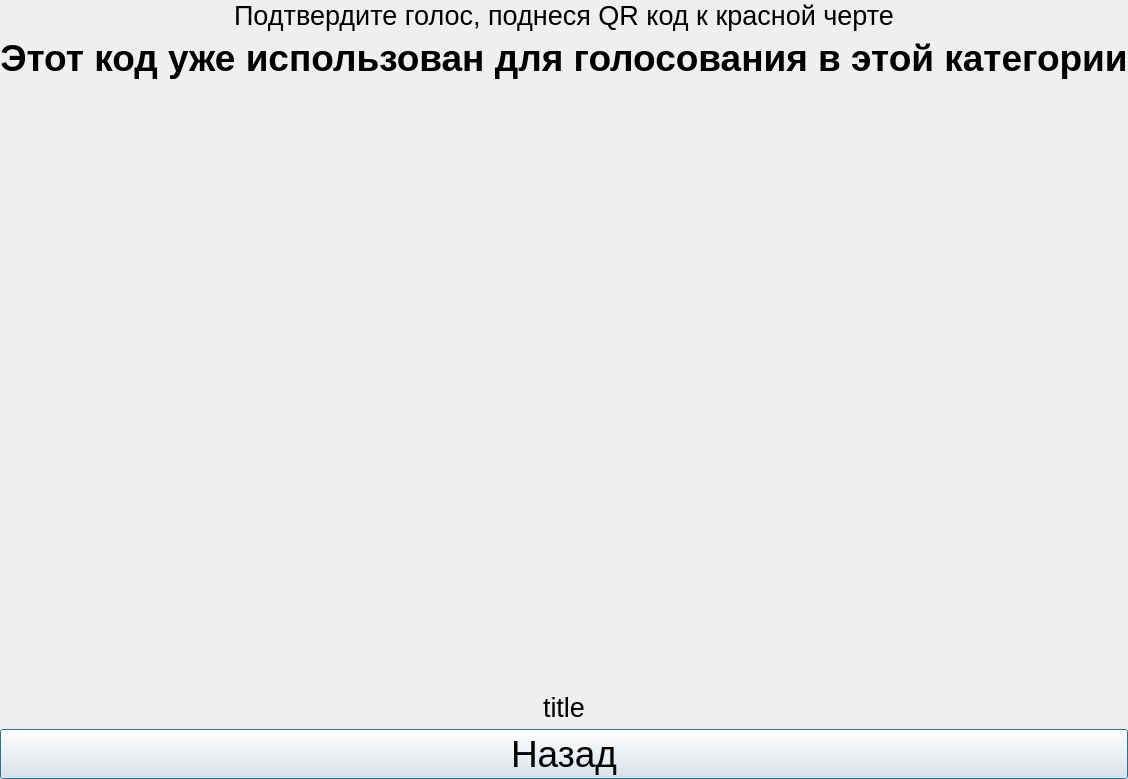
<?xml version="1.0" encoding="UTF-8"?>
<ui version="4.0">
 <class>VoteDialog</class>
 <widget class="QDialog" name="VoteDialog">
  <property name="geometry">
   <rect>
    <x>0</x>
    <y>0</y>
    <width>655</width>
    <height>778</height>
   </rect>
  </property>
  <property name="windowTitle">
   <string>Dialog</string>
  </property>
  <property name="styleSheet">
   <string notr="true">QDialog {
	border-image:url(:/images/theme16x9);
}</string>
  </property>
  <layout class="QVBoxLayout" name="verticalLayout">
   <property name="leftMargin">
    <number>0</number>
   </property>
   <property name="topMargin">
    <number>0</number>
   </property>
   <property name="rightMargin">
    <number>0</number>
   </property>
   <property name="bottomMargin">
    <number>0</number>
   </property>
   <item>
    <widget class="QLabel" name="label">
     <property name="maximumSize">
      <size>
       <width>16777215</width>
       <height>50</height>
      </size>
     </property>
     <property name="font">
      <font>
       <pointsize>20</pointsize>
      </font>
     </property>
     <property name="text">
      <string>Подтвердите голос, поднеся QR код к красной черте</string>
     </property>
     <property name="alignment">
      <set>Qt::AlignCenter</set>
     </property>
     <property name="wordWrap">
      <bool>true</bool>
     </property>
     <property name="margin">
      <number>0</number>
     </property>
    </widget>
   </item>
   <item>
    <widget class="QLabel" name="lblVoteStatus">
     <property name="maximumSize">
      <size>
       <width>16777215</width>
       <height>50</height>
      </size>
     </property>
     <property name="font">
      <font>
       <pointsize>28</pointsize>
       <weight>75</weight>
       <bold>true</bold>
       <strikeout>false</strikeout>
       <stylestrategy>PreferDefault</stylestrategy>
      </font>
     </property>
     <property name="text">
      <string>Этот код уже использован для голосования в этой категории</string>
     </property>
     <property name="textFormat">
      <enum>Qt::RichText</enum>
     </property>
     <property name="alignment">
      <set>Qt::AlignCenter</set>
     </property>
    </widget>
   </item>
   <item>
    <widget class="QLabel" name="graphics">
     <property name="minimumSize">
      <size>
       <width>600</width>
       <height>600</height>
      </size>
     </property>
     <property name="text">
      <string/>
     </property>
     <property name="scaledContents">
      <bool>false</bool>
     </property>
     <property name="alignment">
      <set>Qt::AlignCenter</set>
     </property>
    </widget>
   </item>
   <item>
    <widget class="QLabel" name="lblTitle">
     <property name="maximumSize">
      <size>
       <width>16777215</width>
       <height>50</height>
      </size>
     </property>
     <property name="font">
      <font>
       <pointsize>20</pointsize>
      </font>
     </property>
     <property name="text">
      <string>title</string>
     </property>
     <property name="alignment">
      <set>Qt::AlignCenter</set>
     </property>
    </widget>
   </item>
   <item>
    <widget class="QPushButton" name="pbBack">
     <property name="font">
      <font>
       <pointsize>28</pointsize>
      </font>
     </property>
     <property name="text">
      <string>Назад</string>
     </property>
    </widget>
   </item>
  </layout>
 </widget>
 <resources/>
 <connections/>
</ui>
